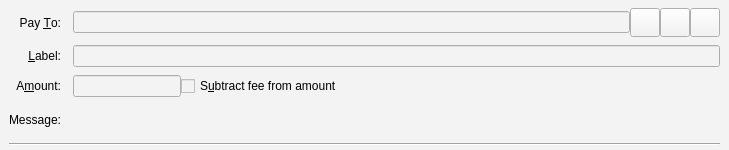
<?xml version="1.0" encoding="UTF-8"?>
<ui version="4.0">
 <class>SendCoinsEntry</class>
 <widget class="QStackedWidget" name="SendCoinsEntry">
  <property name="geometry">
   <rect>
    <x>0</x>
    <y>0</y>
    <width>729</width>
    <height>150</height>
   </rect>
  </property>
  <property name="focusPolicy">
   <enum>Qt::TabFocus</enum>
  </property>
  <property name="autoFillBackground">
   <bool>false</bool>
  </property>
  <property name="styleSheet">
   <string notr="true">background-color: rgb(243, 243, 243);</string>
  </property>
  <widget class="QFrame" name="SendCoins">
   <property name="toolTip">
    <string>This is a normal payment.</string>
   </property>
   <property name="frameShape">
    <enum>QFrame::NoFrame</enum>
   </property>
   <layout class="QGridLayout" name="gridLayout">
    <property name="topMargin">
     <number>8</number>
    </property>
    <property name="bottomMargin">
     <number>4</number>
    </property>
    <property name="horizontalSpacing">
     <number>12</number>
    </property>
    <property name="verticalSpacing">
     <number>8</number>
    </property>
    <item row="0" column="0">
     <widget class="QLabel" name="payToLabel">
      <property name="text">
       <string>Pay &amp;To:</string>
      </property>
      <property name="alignment">
       <set>Qt::AlignRight|Qt::AlignTrailing|Qt::AlignVCenter</set>
      </property>
      <property name="buddy">
       <cstring>payTo</cstring>
      </property>
     </widget>
    </item>
    <item row="0" column="1">
     <layout class="QHBoxLayout" name="payToLayout">
      <property name="spacing">
       <number>0</number>
      </property>
      <item>
       <widget class="QValidatedLineEdit" name="payTo">
        <property name="toolTip">
         <string>The GuardChain address to send the payment to</string>
        </property>
       </widget>
      </item>
      <item>
       <widget class="QToolButton" name="addressBookButton">
        <property name="toolTip">
         <string>Choose previously used address</string>
        </property>
        <property name="text">
         <string/>
        </property>
        <property name="iconSize">
         <size>
          <width>22</width>
          <height>22</height>
         </size>
        </property>
        <property name="shortcut">
         <string>Alt+A</string>
        </property>
       </widget>
      </item>
      <item>
       <widget class="QToolButton" name="pasteButton">
        <property name="toolTip">
         <string>Paste address from clipboard</string>
        </property>
        <property name="text">
         <string/>
        </property>
        <property name="iconSize">
         <size>
          <width>22</width>
          <height>22</height>
         </size>
        </property>
        <property name="shortcut">
         <string>Alt+P</string>
        </property>
       </widget>
      </item>
      <item>
       <widget class="QToolButton" name="deleteButton">
        <property name="toolTip">
         <string>Remove this entry</string>
        </property>
        <property name="text">
         <string/>
        </property>
        <property name="iconSize">
         <size>
          <width>22</width>
          <height>22</height>
         </size>
        </property>
       </widget>
      </item>
     </layout>
    </item>
    <item row="1" column="0">
     <widget class="QLabel" name="labellLabel">
      <property name="text">
       <string>&amp;Label:</string>
      </property>
      <property name="alignment">
       <set>Qt::AlignRight|Qt::AlignTrailing|Qt::AlignVCenter</set>
      </property>
      <property name="buddy">
       <cstring>addAsLabel</cstring>
      </property>
     </widget>
    </item>
    <item row="1" column="1">
     <widget class="QLineEdit" name="addAsLabel">
      <property name="toolTip">
       <string>Enter a label for this address to add it to the list of used addresses</string>
      </property>
     </widget>
    </item>
    <item row="2" column="0">
     <widget class="QLabel" name="amountLabel">
      <property name="styleSheet">
       <string notr="true">color: rgb(0, 0, 0);</string>
      </property>
      <property name="text">
       <string>A&amp;mount:</string>
      </property>
      <property name="alignment">
       <set>Qt::AlignRight|Qt::AlignTrailing|Qt::AlignVCenter</set>
      </property>
      <property name="buddy">
       <cstring>payAmount</cstring>
      </property>
     </widget>
    </item>
    <item row="2" column="1">
     <layout class="QHBoxLayout" name="horizontalLayoutAmount" stretch="0,1">
      <item>
       <widget class="BitcoinAmountField" name="payAmount"/>
      </item>
      <item>
       <widget class="QCheckBox" name="checkboxSubtractFeeFromAmount">
        <property name="toolTip">
         <string>The fee will be deducted from the amount being sent. The recipient will receive a lower amount of GuardChain than you enter in the amount field. If multiple recipients are selected, the fee is split equally.</string>
        </property>
        <property name="text">
         <string>S&amp;ubtract fee from amount</string>
        </property>
       </widget>
      </item>
     </layout>
    </item>
    <item row="3" column="0">
     <widget class="QLabel" name="messageLabel">
      <property name="text">
       <string>Message:</string>
      </property>
      <property name="alignment">
       <set>Qt::AlignRight|Qt::AlignTrailing|Qt::AlignVCenter</set>
      </property>
     </widget>
    </item>
    <item row="3" column="1">
     <widget class="QLabel" name="messageTextLabel">
      <property name="toolTip">
       <string>A message that was attached to the guardchain: URI which will be stored with the transaction for your reference. Note: This message will not be sent over the GuardChain network.</string>
      </property>
      <property name="textFormat">
       <enum>Qt::PlainText</enum>
      </property>
     </widget>
    </item>
    <item row="4" column="0" colspan="2">
     <widget class="Line" name="line">
      <property name="orientation">
       <enum>Qt::Horizontal</enum>
      </property>
     </widget>
    </item>
   </layout>
  </widget>
  <widget class="QFrame" name="SendCoins_UnauthenticatedPaymentRequest">
   <property name="palette">
    <palette>
     <active>
      <colorrole role="WindowText">
       <brush brushstyle="SolidPattern">
        <color alpha="255">
         <red>0</red>
         <green>0</green>
         <blue>0</blue>
        </color>
       </brush>
      </colorrole>
      <colorrole role="Button">
       <brush brushstyle="SolidPattern">
        <color alpha="255">
         <red>243</red>
         <green>243</green>
         <blue>243</blue>
        </color>
       </brush>
      </colorrole>
      <colorrole role="Light">
       <brush brushstyle="SolidPattern">
        <color alpha="255">
         <red>255</red>
         <green>255</green>
         <blue>255</blue>
        </color>
       </brush>
      </colorrole>
      <colorrole role="Midlight">
       <brush brushstyle="SolidPattern">
        <color alpha="255">
         <red>255</red>
         <green>255</green>
         <blue>191</blue>
        </color>
       </brush>
      </colorrole>
      <colorrole role="Dark">
       <brush brushstyle="SolidPattern">
        <color alpha="255">
         <red>127</red>
         <green>127</green>
         <blue>63</blue>
        </color>
       </brush>
      </colorrole>
      <colorrole role="Mid">
       <brush brushstyle="SolidPattern">
        <color alpha="255">
         <red>170</red>
         <green>170</green>
         <blue>84</blue>
        </color>
       </brush>
      </colorrole>
      <colorrole role="Text">
       <brush brushstyle="SolidPattern">
        <color alpha="255">
         <red>0</red>
         <green>0</green>
         <blue>0</blue>
        </color>
       </brush>
      </colorrole>
      <colorrole role="BrightText">
       <brush brushstyle="SolidPattern">
        <color alpha="255">
         <red>255</red>
         <green>255</green>
         <blue>255</blue>
        </color>
       </brush>
      </colorrole>
      <colorrole role="ButtonText">
       <brush brushstyle="SolidPattern">
        <color alpha="255">
         <red>0</red>
         <green>0</green>
         <blue>0</blue>
        </color>
       </brush>
      </colorrole>
      <colorrole role="Base">
       <brush brushstyle="SolidPattern">
        <color alpha="255">
         <red>243</red>
         <green>243</green>
         <blue>243</blue>
        </color>
       </brush>
      </colorrole>
      <colorrole role="Window">
       <brush brushstyle="SolidPattern">
        <color alpha="255">
         <red>243</red>
         <green>243</green>
         <blue>243</blue>
        </color>
       </brush>
      </colorrole>
      <colorrole role="Shadow">
       <brush brushstyle="SolidPattern">
        <color alpha="255">
         <red>0</red>
         <green>0</green>
         <blue>0</blue>
        </color>
       </brush>
      </colorrole>
      <colorrole role="AlternateBase">
       <brush brushstyle="SolidPattern">
        <color alpha="255">
         <red>255</red>
         <green>255</green>
         <blue>191</blue>
        </color>
       </brush>
      </colorrole>
      <colorrole role="ToolTipBase">
       <brush brushstyle="SolidPattern">
        <color alpha="255">
         <red>255</red>
         <green>255</green>
         <blue>220</blue>
        </color>
       </brush>
      </colorrole>
      <colorrole role="ToolTipText">
       <brush brushstyle="SolidPattern">
        <color alpha="255">
         <red>0</red>
         <green>0</green>
         <blue>0</blue>
        </color>
       </brush>
      </colorrole>
     </active>
     <inactive>
      <colorrole role="WindowText">
       <brush brushstyle="SolidPattern">
        <color alpha="255">
         <red>0</red>
         <green>0</green>
         <blue>0</blue>
        </color>
       </brush>
      </colorrole>
      <colorrole role="Button">
       <brush brushstyle="SolidPattern">
        <color alpha="255">
         <red>243</red>
         <green>243</green>
         <blue>243</blue>
        </color>
       </brush>
      </colorrole>
      <colorrole role="Light">
       <brush brushstyle="SolidPattern">
        <color alpha="255">
         <red>255</red>
         <green>255</green>
         <blue>255</blue>
        </color>
       </brush>
      </colorrole>
      <colorrole role="Midlight">
       <brush brushstyle="SolidPattern">
        <color alpha="255">
         <red>255</red>
         <green>255</green>
         <blue>191</blue>
        </color>
       </brush>
      </colorrole>
      <colorrole role="Dark">
       <brush brushstyle="SolidPattern">
        <color alpha="255">
         <red>127</red>
         <green>127</green>
         <blue>63</blue>
        </color>
       </brush>
      </colorrole>
      <colorrole role="Mid">
       <brush brushstyle="SolidPattern">
        <color alpha="255">
         <red>170</red>
         <green>170</green>
         <blue>84</blue>
        </color>
       </brush>
      </colorrole>
      <colorrole role="Text">
       <brush brushstyle="SolidPattern">
        <color alpha="255">
         <red>0</red>
         <green>0</green>
         <blue>0</blue>
        </color>
       </brush>
      </colorrole>
      <colorrole role="BrightText">
       <brush brushstyle="SolidPattern">
        <color alpha="255">
         <red>255</red>
         <green>255</green>
         <blue>255</blue>
        </color>
       </brush>
      </colorrole>
      <colorrole role="ButtonText">
       <brush brushstyle="SolidPattern">
        <color alpha="255">
         <red>0</red>
         <green>0</green>
         <blue>0</blue>
        </color>
       </brush>
      </colorrole>
      <colorrole role="Base">
       <brush brushstyle="SolidPattern">
        <color alpha="255">
         <red>243</red>
         <green>243</green>
         <blue>243</blue>
        </color>
       </brush>
      </colorrole>
      <colorrole role="Window">
       <brush brushstyle="SolidPattern">
        <color alpha="255">
         <red>243</red>
         <green>243</green>
         <blue>243</blue>
        </color>
       </brush>
      </colorrole>
      <colorrole role="Shadow">
       <brush brushstyle="SolidPattern">
        <color alpha="255">
         <red>0</red>
         <green>0</green>
         <blue>0</blue>
        </color>
       </brush>
      </colorrole>
      <colorrole role="AlternateBase">
       <brush brushstyle="SolidPattern">
        <color alpha="255">
         <red>255</red>
         <green>255</green>
         <blue>191</blue>
        </color>
       </brush>
      </colorrole>
      <colorrole role="ToolTipBase">
       <brush brushstyle="SolidPattern">
        <color alpha="255">
         <red>255</red>
         <green>255</green>
         <blue>220</blue>
        </color>
       </brush>
      </colorrole>
      <colorrole role="ToolTipText">
       <brush brushstyle="SolidPattern">
        <color alpha="255">
         <red>0</red>
         <green>0</green>
         <blue>0</blue>
        </color>
       </brush>
      </colorrole>
     </inactive>
     <disabled>
      <colorrole role="WindowText">
       <brush brushstyle="SolidPattern">
        <color alpha="255">
         <red>127</red>
         <green>127</green>
         <blue>63</blue>
        </color>
       </brush>
      </colorrole>
      <colorrole role="Button">
       <brush brushstyle="SolidPattern">
        <color alpha="255">
         <red>243</red>
         <green>243</green>
         <blue>243</blue>
        </color>
       </brush>
      </colorrole>
      <colorrole role="Light">
       <brush brushstyle="SolidPattern">
        <color alpha="255">
         <red>255</red>
         <green>255</green>
         <blue>255</blue>
        </color>
       </brush>
      </colorrole>
      <colorrole role="Midlight">
       <brush brushstyle="SolidPattern">
        <color alpha="255">
         <red>255</red>
         <green>255</green>
         <blue>191</blue>
        </color>
       </brush>
      </colorrole>
      <colorrole role="Dark">
       <brush brushstyle="SolidPattern">
        <color alpha="255">
         <red>127</red>
         <green>127</green>
         <blue>63</blue>
        </color>
       </brush>
      </colorrole>
      <colorrole role="Mid">
       <brush brushstyle="SolidPattern">
        <color alpha="255">
         <red>170</red>
         <green>170</green>
         <blue>84</blue>
        </color>
       </brush>
      </colorrole>
      <colorrole role="Text">
       <brush brushstyle="SolidPattern">
        <color alpha="255">
         <red>127</red>
         <green>127</green>
         <blue>63</blue>
        </color>
       </brush>
      </colorrole>
      <colorrole role="BrightText">
       <brush brushstyle="SolidPattern">
        <color alpha="255">
         <red>255</red>
         <green>255</green>
         <blue>255</blue>
        </color>
       </brush>
      </colorrole>
      <colorrole role="ButtonText">
       <brush brushstyle="SolidPattern">
        <color alpha="255">
         <red>127</red>
         <green>127</green>
         <blue>63</blue>
        </color>
       </brush>
      </colorrole>
      <colorrole role="Base">
       <brush brushstyle="SolidPattern">
        <color alpha="255">
         <red>243</red>
         <green>243</green>
         <blue>243</blue>
        </color>
       </brush>
      </colorrole>
      <colorrole role="Window">
       <brush brushstyle="SolidPattern">
        <color alpha="255">
         <red>243</red>
         <green>243</green>
         <blue>243</blue>
        </color>
       </brush>
      </colorrole>
      <colorrole role="Shadow">
       <brush brushstyle="SolidPattern">
        <color alpha="255">
         <red>0</red>
         <green>0</green>
         <blue>0</blue>
        </color>
       </brush>
      </colorrole>
      <colorrole role="AlternateBase">
       <brush brushstyle="SolidPattern">
        <color alpha="255">
         <red>255</red>
         <green>255</green>
         <blue>127</blue>
        </color>
       </brush>
      </colorrole>
      <colorrole role="ToolTipBase">
       <brush brushstyle="SolidPattern">
        <color alpha="255">
         <red>255</red>
         <green>255</green>
         <blue>220</blue>
        </color>
       </brush>
      </colorrole>
      <colorrole role="ToolTipText">
       <brush brushstyle="SolidPattern">
        <color alpha="255">
         <red>0</red>
         <green>0</green>
         <blue>0</blue>
        </color>
       </brush>
      </colorrole>
     </disabled>
    </palette>
   </property>
   <property name="toolTip">
    <string>This is an unauthenticated payment request.</string>
   </property>
   <property name="autoFillBackground">
    <bool>false</bool>
   </property>
   <property name="frameShape">
    <enum>QFrame::NoFrame</enum>
   </property>
   <layout class="QGridLayout" name="gridLayout_is">
    <property name="spacing">
     <number>12</number>
    </property>
    <item row="0" column="0">
     <widget class="QLabel" name="payToLabel_is">
      <property name="text">
       <string>Pay To:</string>
      </property>
      <property name="alignment">
       <set>Qt::AlignRight|Qt::AlignTrailing|Qt::AlignVCenter</set>
      </property>
     </widget>
    </item>
    <item row="0" column="1">
     <layout class="QHBoxLayout" name="payToLayout_is">
      <property name="spacing">
       <number>0</number>
      </property>
      <item>
       <widget class="QLabel" name="payTo_is"/>
      </item>
      <item>
       <widget class="QToolButton" name="deleteButton_is">
        <property name="toolTip">
         <string>Remove this entry</string>
        </property>
        <property name="text">
         <string/>
        </property>
       </widget>
      </item>
     </layout>
    </item>
    <item row="1" column="0">
     <widget class="QLabel" name="memoLabel_is">
      <property name="text">
       <string>Memo:</string>
      </property>
      <property name="alignment">
       <set>Qt::AlignRight|Qt::AlignTrailing|Qt::AlignVCenter</set>
      </property>
     </widget>
    </item>
    <item row="1" column="1">
     <widget class="QLabel" name="memoTextLabel_is">
      <property name="textFormat">
       <enum>Qt::PlainText</enum>
      </property>
     </widget>
    </item>
    <item row="2" column="0">
     <widget class="QLabel" name="amountLabel_is">
      <property name="text">
       <string>A&amp;mount:</string>
      </property>
      <property name="alignment">
       <set>Qt::AlignRight|Qt::AlignTrailing|Qt::AlignVCenter</set>
      </property>
      <property name="buddy">
       <cstring>payAmount_is</cstring>
      </property>
     </widget>
    </item>
    <item row="2" column="1">
     <widget class="BitcoinAmountField" name="payAmount_is">
      <property name="acceptDrops">
       <bool>false</bool>
      </property>
     </widget>
    </item>
   </layout>
  </widget>
  <widget class="QFrame" name="SendCoins_AuthenticatedPaymentRequest">
   <property name="palette">
    <palette>
     <active>
      <colorrole role="WindowText">
       <brush brushstyle="SolidPattern">
        <color alpha="255">
         <red>0</red>
         <green>0</green>
         <blue>0</blue>
        </color>
       </brush>
      </colorrole>
      <colorrole role="Button">
       <brush brushstyle="SolidPattern">
        <color alpha="255">
         <red>243</red>
         <green>243</green>
         <blue>243</blue>
        </color>
       </brush>
      </colorrole>
      <colorrole role="Light">
       <brush brushstyle="SolidPattern">
        <color alpha="255">
         <red>230</red>
         <green>255</green>
         <blue>224</blue>
        </color>
       </brush>
      </colorrole>
      <colorrole role="Midlight">
       <brush brushstyle="SolidPattern">
        <color alpha="255">
         <red>185</red>
         <green>243</green>
         <blue>171</blue>
        </color>
       </brush>
      </colorrole>
      <colorrole role="Dark">
       <brush brushstyle="SolidPattern">
        <color alpha="255">
         <red>70</red>
         <green>116</green>
         <blue>59</blue>
        </color>
       </brush>
      </colorrole>
      <colorrole role="Mid">
       <brush brushstyle="SolidPattern">
        <color alpha="255">
         <red>93</red>
         <green>155</green>
         <blue>79</blue>
        </color>
       </brush>
      </colorrole>
      <colorrole role="Text">
       <brush brushstyle="SolidPattern">
        <color alpha="255">
         <red>0</red>
         <green>0</green>
         <blue>0</blue>
        </color>
       </brush>
      </colorrole>
      <colorrole role="BrightText">
       <brush brushstyle="SolidPattern">
        <color alpha="255">
         <red>155</red>
         <green>255</green>
         <blue>147</blue>
        </color>
       </brush>
      </colorrole>
      <colorrole role="ButtonText">
       <brush brushstyle="SolidPattern">
        <color alpha="255">
         <red>0</red>
         <green>0</green>
         <blue>0</blue>
        </color>
       </brush>
      </colorrole>
      <colorrole role="Base">
       <brush brushstyle="SolidPattern">
        <color alpha="255">
         <red>243</red>
         <green>243</green>
         <blue>243</blue>
        </color>
       </brush>
      </colorrole>
      <colorrole role="Window">
       <brush brushstyle="SolidPattern">
        <color alpha="255">
         <red>243</red>
         <green>243</green>
         <blue>243</blue>
        </color>
       </brush>
      </colorrole>
      <colorrole role="Shadow">
       <brush brushstyle="SolidPattern">
        <color alpha="255">
         <red>0</red>
         <green>0</green>
         <blue>0</blue>
        </color>
       </brush>
      </colorrole>
      <colorrole role="AlternateBase">
       <brush brushstyle="SolidPattern">
        <color alpha="255">
         <red>197</red>
         <green>243</green>
         <blue>187</blue>
        </color>
       </brush>
      </colorrole>
      <colorrole role="NoRole">
       <brush brushstyle="SolidPattern">
        <color alpha="255">
         <red>125</red>
         <green>194</green>
         <blue>122</blue>
        </color>
       </brush>
      </colorrole>
      <colorrole role="ToolTipBase">
       <brush brushstyle="SolidPattern">
        <color alpha="255">
         <red>255</red>
         <green>255</green>
         <blue>220</blue>
        </color>
       </brush>
      </colorrole>
      <colorrole role="ToolTipText">
       <brush brushstyle="SolidPattern">
        <color alpha="255">
         <red>0</red>
         <green>0</green>
         <blue>0</blue>
        </color>
       </brush>
      </colorrole>
     </active>
     <inactive>
      <colorrole role="WindowText">
       <brush brushstyle="SolidPattern">
        <color alpha="255">
         <red>0</red>
         <green>0</green>
         <blue>0</blue>
        </color>
       </brush>
      </colorrole>
      <colorrole role="Button">
       <brush brushstyle="SolidPattern">
        <color alpha="255">
         <red>243</red>
         <green>243</green>
         <blue>243</blue>
        </color>
       </brush>
      </colorrole>
      <colorrole role="Light">
       <brush brushstyle="SolidPattern">
        <color alpha="255">
         <red>230</red>
         <green>255</green>
         <blue>224</blue>
        </color>
       </brush>
      </colorrole>
      <colorrole role="Midlight">
       <brush brushstyle="SolidPattern">
        <color alpha="255">
         <red>185</red>
         <green>243</green>
         <blue>171</blue>
        </color>
       </brush>
      </colorrole>
      <colorrole role="Dark">
       <brush brushstyle="SolidPattern">
        <color alpha="255">
         <red>70</red>
         <green>116</green>
         <blue>59</blue>
        </color>
       </brush>
      </colorrole>
      <colorrole role="Mid">
       <brush brushstyle="SolidPattern">
        <color alpha="255">
         <red>93</red>
         <green>155</green>
         <blue>79</blue>
        </color>
       </brush>
      </colorrole>
      <colorrole role="Text">
       <brush brushstyle="SolidPattern">
        <color alpha="255">
         <red>0</red>
         <green>0</green>
         <blue>0</blue>
        </color>
       </brush>
      </colorrole>
      <colorrole role="BrightText">
       <brush brushstyle="SolidPattern">
        <color alpha="255">
         <red>155</red>
         <green>255</green>
         <blue>147</blue>
        </color>
       </brush>
      </colorrole>
      <colorrole role="ButtonText">
       <brush brushstyle="SolidPattern">
        <color alpha="255">
         <red>0</red>
         <green>0</green>
         <blue>0</blue>
        </color>
       </brush>
      </colorrole>
      <colorrole role="Base">
       <brush brushstyle="SolidPattern">
        <color alpha="255">
         <red>243</red>
         <green>243</green>
         <blue>243</blue>
        </color>
       </brush>
      </colorrole>
      <colorrole role="Window">
       <brush brushstyle="SolidPattern">
        <color alpha="255">
         <red>243</red>
         <green>243</green>
         <blue>243</blue>
        </color>
       </brush>
      </colorrole>
      <colorrole role="Shadow">
       <brush brushstyle="SolidPattern">
        <color alpha="255">
         <red>0</red>
         <green>0</green>
         <blue>0</blue>
        </color>
       </brush>
      </colorrole>
      <colorrole role="AlternateBase">
       <brush brushstyle="SolidPattern">
        <color alpha="255">
         <red>197</red>
         <green>243</green>
         <blue>187</blue>
        </color>
       </brush>
      </colorrole>
      <colorrole role="NoRole">
       <brush brushstyle="SolidPattern">
        <color alpha="255">
         <red>125</red>
         <green>194</green>
         <blue>122</blue>
        </color>
       </brush>
      </colorrole>
      <colorrole role="ToolTipBase">
       <brush brushstyle="SolidPattern">
        <color alpha="255">
         <red>255</red>
         <green>255</green>
         <blue>220</blue>
        </color>
       </brush>
      </colorrole>
      <colorrole role="ToolTipText">
       <brush brushstyle="SolidPattern">
        <color alpha="255">
         <red>0</red>
         <green>0</green>
         <blue>0</blue>
        </color>
       </brush>
      </colorrole>
     </inactive>
     <disabled>
      <colorrole role="WindowText">
       <brush brushstyle="SolidPattern">
        <color alpha="255">
         <red>70</red>
         <green>116</green>
         <blue>59</blue>
        </color>
       </brush>
      </colorrole>
      <colorrole role="Button">
       <brush brushstyle="SolidPattern">
        <color alpha="255">
         <red>243</red>
         <green>243</green>
         <blue>243</blue>
        </color>
       </brush>
      </colorrole>
      <colorrole role="Light">
       <brush brushstyle="SolidPattern">
        <color alpha="255">
         <red>230</red>
         <green>255</green>
         <blue>224</blue>
        </color>
       </brush>
      </colorrole>
      <colorrole role="Midlight">
       <brush brushstyle="SolidPattern">
        <color alpha="255">
         <red>185</red>
         <green>243</green>
         <blue>171</blue>
        </color>
       </brush>
      </colorrole>
      <colorrole role="Dark">
       <brush brushstyle="SolidPattern">
        <color alpha="255">
         <red>70</red>
         <green>116</green>
         <blue>59</blue>
        </color>
       </brush>
      </colorrole>
      <colorrole role="Mid">
       <brush brushstyle="SolidPattern">
        <color alpha="255">
         <red>93</red>
         <green>155</green>
         <blue>79</blue>
        </color>
       </brush>
      </colorrole>
      <colorrole role="Text">
       <brush brushstyle="SolidPattern">
        <color alpha="255">
         <red>70</red>
         <green>116</green>
         <blue>59</blue>
        </color>
       </brush>
      </colorrole>
      <colorrole role="BrightText">
       <brush brushstyle="SolidPattern">
        <color alpha="255">
         <red>155</red>
         <green>255</green>
         <blue>147</blue>
        </color>
       </brush>
      </colorrole>
      <colorrole role="ButtonText">
       <brush brushstyle="SolidPattern">
        <color alpha="255">
         <red>70</red>
         <green>116</green>
         <blue>59</blue>
        </color>
       </brush>
      </colorrole>
      <colorrole role="Base">
       <brush brushstyle="SolidPattern">
        <color alpha="255">
         <red>243</red>
         <green>243</green>
         <blue>243</blue>
        </color>
       </brush>
      </colorrole>
      <colorrole role="Window">
       <brush brushstyle="SolidPattern">
        <color alpha="255">
         <red>243</red>
         <green>243</green>
         <blue>243</blue>
        </color>
       </brush>
      </colorrole>
      <colorrole role="Shadow">
       <brush brushstyle="SolidPattern">
        <color alpha="255">
         <red>0</red>
         <green>0</green>
         <blue>0</blue>
        </color>
       </brush>
      </colorrole>
      <colorrole role="AlternateBase">
       <brush brushstyle="SolidPattern">
        <color alpha="255">
         <red>140</red>
         <green>232</green>
         <blue>119</blue>
        </color>
       </brush>
      </colorrole>
      <colorrole role="NoRole">
       <brush brushstyle="SolidPattern">
        <color alpha="255">
         <red>125</red>
         <green>194</green>
         <blue>122</blue>
        </color>
       </brush>
      </colorrole>
      <colorrole role="ToolTipBase">
       <brush brushstyle="SolidPattern">
        <color alpha="255">
         <red>255</red>
         <green>255</green>
         <blue>220</blue>
        </color>
       </brush>
      </colorrole>
      <colorrole role="ToolTipText">
       <brush brushstyle="SolidPattern">
        <color alpha="255">
         <red>0</red>
         <green>0</green>
         <blue>0</blue>
        </color>
       </brush>
      </colorrole>
     </disabled>
    </palette>
   </property>
   <property name="toolTip">
    <string>This is an authenticated payment request.</string>
   </property>
   <property name="autoFillBackground">
    <bool>false</bool>
   </property>
   <property name="frameShape">
    <enum>QFrame::NoFrame</enum>
   </property>
   <layout class="QGridLayout" name="gridLayout_s">
    <property name="spacing">
     <number>12</number>
    </property>
    <item row="0" column="0">
     <widget class="QLabel" name="payToLabel_s">
      <property name="text">
       <string>Pay To:</string>
      </property>
      <property name="alignment">
       <set>Qt::AlignRight|Qt::AlignTrailing|Qt::AlignVCenter</set>
      </property>
     </widget>
    </item>
    <item row="0" column="1">
     <layout class="QHBoxLayout" name="payToLayout_s">
      <property name="spacing">
       <number>0</number>
      </property>
      <item>
       <widget class="QLabel" name="payTo_s">
        <property name="textFormat">
         <enum>Qt::PlainText</enum>
        </property>
       </widget>
      </item>
      <item>
       <widget class="QToolButton" name="deleteButton_s">
        <property name="toolTip">
         <string>Remove this entry</string>
        </property>
        <property name="text">
         <string/>
        </property>
       </widget>
      </item>
     </layout>
    </item>
    <item row="1" column="0">
     <widget class="QLabel" name="memoLabel_s">
      <property name="text">
       <string>Memo:</string>
      </property>
      <property name="alignment">
       <set>Qt::AlignRight|Qt::AlignTrailing|Qt::AlignVCenter</set>
      </property>
     </widget>
    </item>
    <item row="1" column="1">
     <widget class="QLabel" name="memoTextLabel_s">
      <property name="textFormat">
       <enum>Qt::PlainText</enum>
      </property>
     </widget>
    </item>
    <item row="2" column="0">
     <widget class="QLabel" name="amountLabel_s">
      <property name="text">
       <string>A&amp;mount:</string>
      </property>
      <property name="alignment">
       <set>Qt::AlignRight|Qt::AlignTrailing|Qt::AlignVCenter</set>
      </property>
      <property name="buddy">
       <cstring>payAmount_s</cstring>
      </property>
     </widget>
    </item>
    <item row="2" column="1">
     <widget class="BitcoinAmountField" name="payAmount_s">
      <property name="acceptDrops">
       <bool>false</bool>
      </property>
     </widget>
    </item>
   </layout>
  </widget>
 </widget>
 <customwidgets>
  <customwidget>
   <class>QValidatedLineEdit</class>
   <extends>QLineEdit</extends>
   <header>qvalidatedlineedit.h</header>
  </customwidget>
  <customwidget>
   <class>BitcoinAmountField</class>
   <extends>QLineEdit</extends>
   <header>bitcoinamountfield.h</header>
  </customwidget>
 </customwidgets>
 <tabstops>
  <tabstop>payTo</tabstop>
  <tabstop>addressBookButton</tabstop>
  <tabstop>pasteButton</tabstop>
  <tabstop>deleteButton</tabstop>
  <tabstop>addAsLabel</tabstop>
  <tabstop>payAmount</tabstop>
  <tabstop>payAmount_is</tabstop>
  <tabstop>deleteButton_is</tabstop>
  <tabstop>payAmount_s</tabstop>
  <tabstop>deleteButton_s</tabstop>
 </tabstops>
 <resources>
  <include location="../guardchain.qrc"/>
 </resources>
 <connections/>
</ui>
